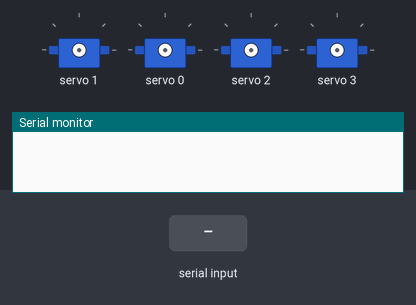
Recording of a sketch running on a simulated Arduino Uno, built with avr-gcc and run on an emulated ATmega328P. On the bench: 4 × servo, the last lines printed to the serial monitor. Inputs (shaded band) come from the test bench.

Above: at 1.2 s.
1.3 s: "2" received over Serial
At 7.82 s:
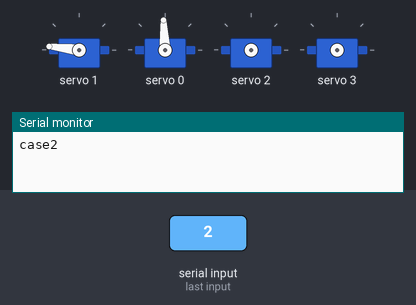
At 10.01 s:
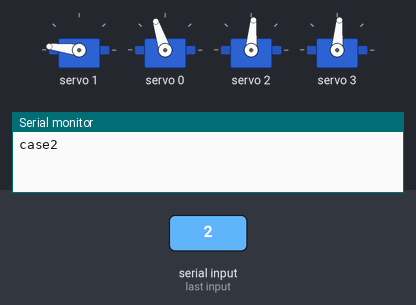
11.8 s: "case1\n" received over Serial
At 22.3 s:
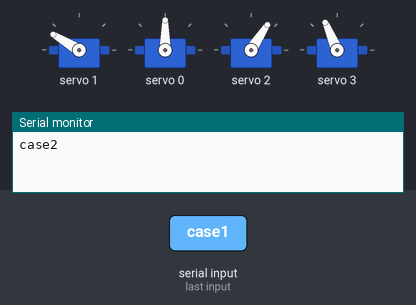
Timing chart, 0 to 22.7 s (numbered marks = the images above; inputs shaded):
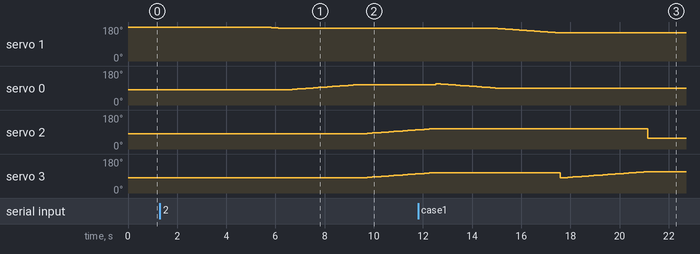

Measured:
- after the input at 1.3 s, servo 1: moves from 180° to 173° over 0.66 s, starting after 4.3 s; servo 0: moves from 80° to 108° over 2.9 s, starting after 5.2 s; servo 2, servo 3: moves from 80° to 102° over 2.3 s, starting after 8.2 s
- after the input at 11.8 s, servo 1: moves from 173° to 149° over 2.4 s, starting after 3.2 s; servo 0: 108° → 113° after 0.71 s, → 112° 0.10 s later, → 111° 0.10 s later, → 110° 0.10 s later, … (24 changes in this stretch)

The sketch:

EYES_MOVEMENT.ino
```cpp
#include <Wire.h>
#include <Adafruit_PWMServoDriver.h>

#define PCA9685_ADDR 0x40
#define NUM_CHANNELS 16
#define PWM_FREQ 50

#define LED_CASE_1 3
#define LED_CASE_2 5
#define LED_CASE_3 7
#define LED_CASE_4 9

uint8_t position_x = 0; // khai báo biến vị trí x
uint8_t position_y = 0; // khai báo biến vị trí y
uint8_t angle = 0;
Adafruit_PWMServoDriver pwm = Adafruit_PWMServoDriver(PCA9685_ADDR);

void setup() {
  Serial.begin(115200);
  pwm.begin();
  pwm.setPWMFreq(PWM_FREQ);

}

void sendPWM(int channel, int on, int off) {
  pwm.setPWM(channel, on, off);
}
/*
void moveServos1() {


}
void moveServos2() {
  for (int angle = 0; angle <= 120; angle++) {
    int pwm2 = map(angle, 0, 180, 90, 575);
    pwm.setPWM(1, 0, pwm2);
    pwm.setPWM(3, 0, pwm2);
    delay(10);
  }

}
int angleToPusle (int ang){
int pulse = map (ang,0,180,90,575);
return pulse;
}


void moveServos4() {
  for (int angle = 0; angle <= 5; angle++) {
    int pwm1 = map(angle, 0, 180, 90, 575);
    int pwm2 = map(angle, 0, 180, 90, 575);
    int pwm3 = map(angle, 0, 180, 90, 575);
    pwm.setPWM(0, 0, pwm1);
    pwm.setPWM(1, 0, pwm1);
    pwm.setPWM(2, 0, pwm2);
    pwm.setPWM(3, 0, pwm2);
    pwm.setPWM(4, 0, pwm3);
    pwm.setPWM(5, 0, pwm3);
    delay(10);
  }
}
*/


void loop() {
  if (Serial.available() > 0) {
    int command = Serial.read();
    switch (command) {
      case '1':
        //moveServos1();
      while(1)
        {//--------------------------------------//
          Serial.read();
          for(int i=350;i>300;i--)

          {
            pwm.setPWM(0, 0, i );
            delay(50);

          }
          for(int i=475;i>425;i--)
          {
            pwm.setPWM(1, 0, i );
            delay(50);
          }
          for(int i=280;i<350;i++)
          {
            //pwm.setPWM(2, 0, i );
            pwm.setPWM(3, 0, i );
            delay(50);
          }
          for(int i=230;i<232;i++)
          {
            pwm.setPWM(2, 0, i );
            //pwm.setPWM(3, 0, i );
            delay(100);
          }
          // IF uart read not 1 or 0 break
          if(Serial.peek() != '1')
          {
            break;
          }

          //For stream uart
          //else if(Serial.peek() != '0')
          //{
          //  break;
          //}
        }//--------------------------------------//
      break;
      case '2':
          while(2)
        {//--------------------------------------//
          Serial.read();
            Serial.print("case2");

          for(int i=575;i>475;i--)
          {
            //pwm.setPWM(0, 0, i );
            //delay(10);
            pwm.setPWM(1, 0, i );
            delay(50);
          }
          for(int i=280;i<340;i++)
          {
            pwm.setPWM(0, 0, i );
            delay(50);


          }

          for(int i=280;i<340;i++)
          {
            pwm.setPWM(2, 0, i );
            pwm.setPWM(3, 0, i );
            delay(50);

          }
                    if(Serial.peek() != '1')
          {
            break;
          }


        }
break;
      case '3':
          while(3)
        {//--------------------------------------//
          Serial.read();


          for(int i=350;i>300;i--)
          {
            pwm.setPWM(0, 0, i );
            delay(100);

          }
          for(int i=230;i>232;i--)
          {

            pwm.setPWM(1, 0, i );
            delay(100);
          }
          for(int i=280;i<360;i++)
          {
            pwm.setPWM(2, 0, i );
            delay(100);

          }
          for(int i=260;i<280;i++)
          {
            pwm.setPWM(3, 0, i );
            delay(100);

          }
                    if(Serial.peek() != '1')
          {
            break;
          }


        }
break;
      case '4':
          while(4)
        {//--------------------------------------//
          Serial.read();

          for(int i=500;i>470;i--)
          {
            pwm.setPWM(0, 0, i );
            delay(100);

          }
          for(int i=400;i<500;i++)
          {

            pwm.setPWM(1, 0, i );
            delay(100);
          }
          for(int i=220;i<280;i++)
          {
            pwm.setPWM(2, 0, i );
            delay(50);

          }
          for(int i=260;i<280;i++)
          {
            pwm.setPWM(3, 0, i );
            delay(100);

          }
                          if(Serial.peek() != '1')
          {
            break;
          }


        }
      default:
        break;
    }
  }
}

/*void loop() {
  if (Serial.available() > 0) {
    int data_rx = Serial.read();
    switch (data_rx) {
      case '0':
        position_x = position_x; // cập nhật vị trí hiện tại
        position_y = position_y; // cập nhật vị trí hiện tại
        break;
      case '1': // up left corner
        digitalWrite(LED_CASE_1, !digitalRead(LED_CASE_1)); // toggle trạng thái của LED_CASE_1
        if (position_x < 180) {position_x--;}
        if (position_y < 180) {position_y++;}
        Serial.print('case1');
        break;
      case '2': // up right corner
        digitalWrite(LED_CASE_2, !digitalRead(LED_CASE_2)); // toggle trạng thái của LED_CASE_2
        if (position_x > 0){position_x++;}
        if (position_y < 180) {position_y++;}
        Serial.print('case1');

        break;
      case '3': // down left corner
        digitalWrite(LED_CASE_3, !digitalRead(LED_CASE_3)); // toggle trạng thái của LED_CASE_3
        if (position_x < 180) {position_x--;}
        if (position_y > 0) {position_y--;}
        Serial.print('case1');

        break;
      case '4': // down right corner
        digitalWrite(LED_CASE_4, !digitalRead(LED_CASE_4)); // toggle trạng thái của LED_CASE_4
        if (position_x > 0) {position_x++;}
        if (position_y > 0) {position_y--;}
        Serial.print('case1');

        break;
    }
  }
// Dong co theo y
Serial.print("position y: ");
Serial.println(position_y);
moveServos1(position_y);
// Dong co theo x
Serial.print("position x: ");
Serial.println(position_x);
}*/
  
```
